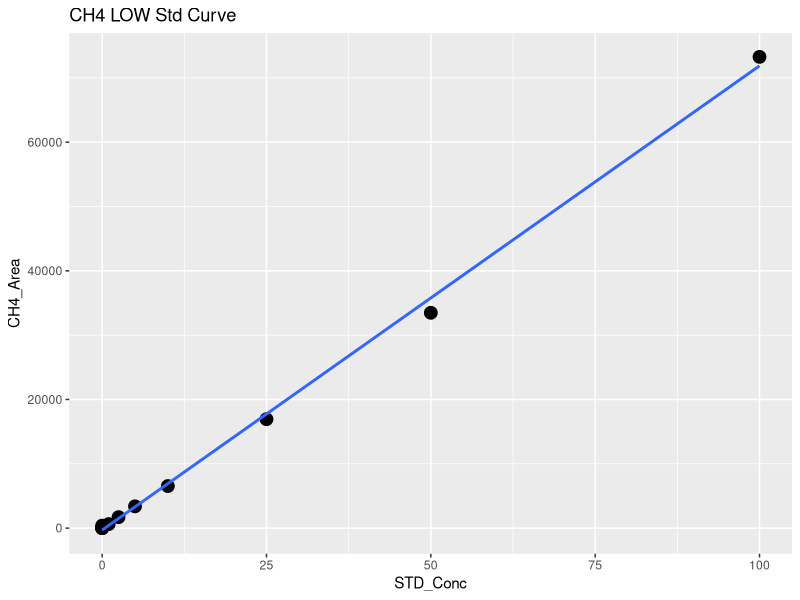
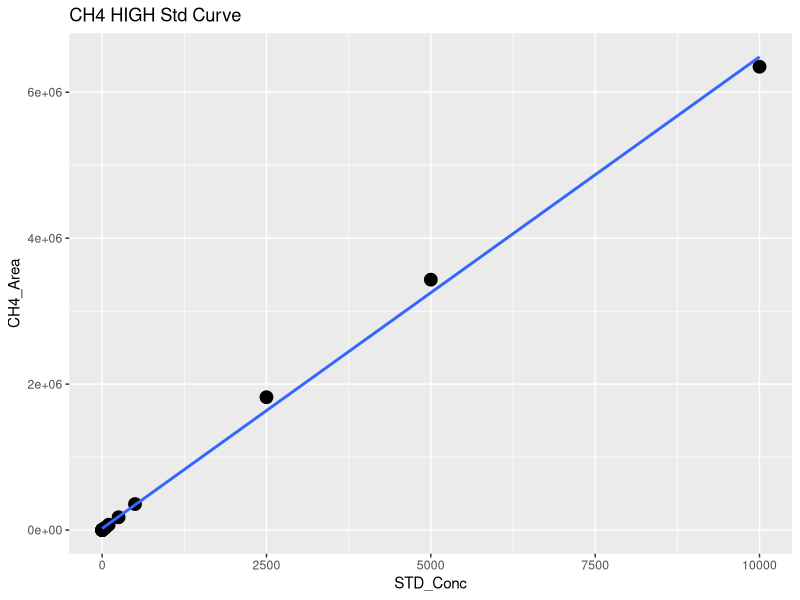
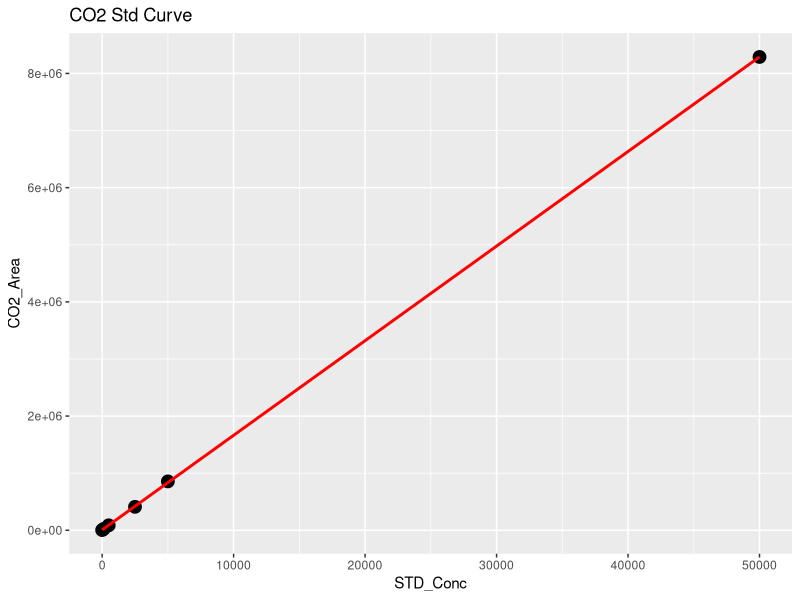
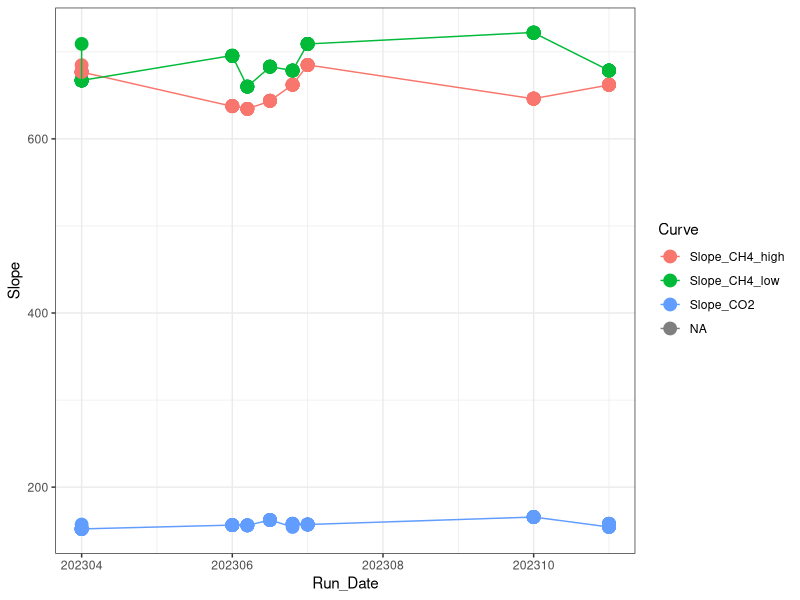

R code for these plots, in order: (Note: this script raises an error after producing the figures.)
## ---- chunk 1
library(dplyr)
library(ggplot2)
library(ggpubr)
library(stringr)
library(readxl)
## ---- chunk 2

#Read in  Data 
raw <- read.csv("2023 Raw Data/TEMPEST_TGW_202309-10.csv")
head(raw)

#pull out methane standards
stds_ch4 <-  raw %>%  
  filter(str_detect(Sample_Type, "STD_CH4"))
#head(stds_ch4)

#split into high curve and low curve for CH4
stds_ch4_low <- stds_ch4  %>%  
  filter(!STD_Conc > 100)

#Low curve for CH4
CH4_Low <- ggplot(stds_ch4_low, aes(STD_Conc, CH4_Area)) + geom_point(size=4) + 
  geom_smooth(method = "lm", se = FALSE) + labs(title="CH4 LOW Std Curve")
CH4_Low

CH4_Low_lm <- lm(stds_ch4_low$CH4_Area ~ stds_ch4_low$STD_Conc)
summary(CH4_Low_lm)
cf <- coef(CH4_Low_lm)

#create data frame with 1 rows and 0 columns
Slope_CH4_low <- data.frame(matrix(ncol = 0, nrow = 1))
Slope_CH4_low$Curve <- "Slope_CH4_low"
Slope_CH4_low$R2 <- summary(CH4_Low_lm)$adj.r.squared
Slope_CH4_low$Slope <- cf[2]
Slope_CH4_low$Intercept <- cf[1]
#head(Slope_CH4_low)

#High curve for CH4
CH4_High <- ggplot(stds_ch4, aes(STD_Conc, CH4_Area)) + geom_point(size=4) + 
  geom_smooth(method = "lm", se = FALSE) + labs(title="CH4 HIGH Std Curve")
CH4_High

stds_ch4_lm <- lm(stds_ch4$CH4_Area ~ stds_ch4$STD_Conc)
summary(stds_ch4_lm)
cf <- coef(stds_ch4_lm)

#create data frame with 1 rows and 0 columns
Slope_CH4_high <- data.frame(matrix(ncol = 0, nrow = 1))
Slope_CH4_high$Curve <- "Slope_CH4_high"
Slope_CH4_high$R2 <- summary(stds_ch4_lm)$adj.r.squared
Slope_CH4_high$Slope <- cf[2]
Slope_CH4_high$Intercept <- cf[1]
#head(Slope_CH4_high)

#pull out co2 standards
stds_co2 <-  raw %>%  
  filter(str_detect(Sample_Type, "STD_CO2"))
#head(stds_co2)

#CO2 Curve
CO2_stds <- ggplot(stds_co2, aes(STD_Conc, CO2_Area)) + geom_point(size=4) + 
  geom_smooth(method = "lm", se = FALSE, color="red") + labs(title="CO2 Std Curve")
CO2_stds

stds_co2_lm <- lm(stds_co2$CO2_Area ~ stds_co2$STD_Conc)
summary(stds_co2_lm)
cf <- coef(stds_co2_lm)

#create data frame with 1 rows and 0 columns
Slope_CO2 <- data.frame(matrix(ncol = 0, nrow = 1))
Slope_CO2$Curve <- "Slope_CO2"
Slope_CO2$R2 <- summary(stds_co2_lm)$adj.r.squared
Slope_CO2$Slope <- cf[2]
Slope_CO2$Intercept <- cf[1]
#head(Slope_CO2)

#pull all the slopes together into one dataframe 
Slopes <- rbind(Slope_CH4_low, Slope_CH4_high, Slope_CO2)
#head(Slopes)

Slopes$Run_Date <- c(202310, 202310, 202310)

log <- read.csv("2023 Raw Data/COMPASS_TEMPEST_Varian_TGAS_QAQC_2023.csv")
head(log)
log <- log[ ,-c(1)]
log <- rbind(log, Slopes)

Slopes_chk <- ggplot(log, aes(Run_Date, Slope, col=Curve)) + geom_point(size=4) + geom_line() + theme_bw()
Slopes_chk

write.csv(log, "2023 Raw Data/COMPASS_TEMPEST_Varian_TGAS_QAQC_2023.csv")
## ---- chunk 3
#head(raw)

#pull out methane standards
Samples <-  raw %>%  
  filter(!str_detect(Sample_Type, "STD_CH4")) %>%  
  filter(!str_detect(Sample_Type, "STD_CO2")) %>%  
  filter(!str_detect(Sample_Type, "Blank")) %>%  
  filter(!str_detect(Sample_Type, "Chk_STD")) %>%  
   filter(!str_detect(Sample_Type, "CHKSTD")) %>%
  filter(!str_detect(Sample_Type, "CHK_STD")) %>%
  filter(!str_detect(Sample_Type, "NA"))
#head(Samples)

#Now flag any areas that are above the 100ppm area for CH4
Samples$CH4_Curve <- ifelse(Samples$CH4_Area >71000, "High", "Low")
#head(Samples)

#Calculate CH4 concentrations in ppm
Samples$CH4_Conc_ppm <- ifelse(Samples$CH4_Area >71000, (Samples$CH4_Area-Slope_CH4_high$Intercept)/Slope_CH4_high$Slope,                                       (Samples$CH4_Area-Slope_CH4_low$Intercept)/Slope_CH4_low$Slope )

#Calculate CO2 concentrations in ppm 
Samples$CO2_Conc_ppm <- ((Samples$CO2_Area-Slope_CO2$Intercept)/Slope_CO2$Slope) 

#head(Samples)

##########make flags for any dilutions needed 
#highest CH4 standard = 10000
#highest CO2 standard = 50000

Samples$CH4_Flag <- ifelse(Samples$CH4_Conc_ppm >10000, "Needs Dilution", "Within Range")
Samples$CO2_Flag <- ifelse(Samples$CO2_Conc_ppm >50000, "Needs Dilution", "Within Range")
#head(Samples)

## ---- chunk 4

chks <-  raw %>%  
  filter(!str_detect(Sample_Type, "STD_CH4")) %>%  
  filter(!str_detect(Sample_Type, "STD_CO2")) %>%  
  filter(!str_detect(Sample_Type, "Blank")) %>%  
  filter(!str_detect(Sample_Type, "Unknown")) %>%  
  filter(!str_detect(Sample_Type, "NA"))
#head(chks)

#Calculate CH4 concentrations in ppm
chks$CH4_Conc_ppm <- ifelse(chks$CH4_Area >71000, 
                      (chks$CH4_Area-Slope_CH4_high$Intercept)/Slope_CH4_high$Slope,                                       (chks$CH4_Area-Slope_CH4_low$Intercept)/Slope_CH4_low$Slope )

#Calculate CO2 concentrations in ppm 
chks$CO2_Conc_ppm <- ((chks$CO2_Area-Slope_CO2$Intercept)/Slope_CO2$Slope)



#change this if check standard concentrations are different 
level_ch4 <- 5      #ppm
level_co2 <- 1000   #ppm

#calculate percent difference of check standards 
chks$Ch4_diff <- ((chks$CH4_Conc_ppm - level_ch4)/((chks$CH4_Conc_ppm + level_ch4)/2)) * 100
chks$CH4_diff_flag <-  ifelse(chks$Ch4_diff <10, 'YES', 'NO, rerun')

chks$CO2_diff <- ((chks$CO2_Conc_ppm - level_co2)/((chks$CO2_Conc_ppm + level_co2)/2)) * 100
chks$CO2_diff_flag <-  ifelse(chks$CO2_diff <10, 'YES', 'NO, rerun')

#now plot the Ch4 concentrations and the CO2 concentrations vs. the expected concentration 
#then also make the color the percent difference between the expected and observed concentration 

ch4_chk <-  ggplot(data = chks, aes(x = Sample_ID, y = CH4_Conc_ppm, fill=CH4_diff_flag)) +
       geom_bar(stat = 'identity') + 
        scale_fill_manual(values=c( "darkgrey","darkgreen"))+
        theme_classic() + labs(x= " ", y="Percent Difference  (%)", title="Check Stds: CH4") + 
        theme(legend.position="bottom") +  geom_hline(yintercept=level_ch4, linetype="dashed", 
                color = "black", size=1)


co2_chk <-  ggplot(data = chks, aes(x = Sample_ID, y = CO2_Conc_ppm, fill=CO2_diff_flag)) +
       geom_bar(stat = 'identity') + 
        scale_fill_manual(values=c("darkgreen", "darkgrey"))+
        theme_classic() + labs(x= " ", y="Percent Difference  (%)", title="Check Stds: CO2") + 
        theme(legend.position="bottom") +  geom_hline(yintercept=level_co2, linetype="dashed", 
                color = "black", size=1)

ggarrange(ch4_chk, co2_chk, nrow=1, ncol=2)


## ---- chunk 5

#multiply the concentration by the dilution factor
Samples$CH4_Conc_ppm_dilcorr <- (Samples$CH4_Conc_ppm * Samples$Dilution_Factor)

Samples$CO2_Conc_ppm_dilcorr <- (Samples$CO2_Conc_ppm * Samples$Dilution_Factor)

#check results
#head(Samples)

#quick first look at the samples 
ch4_samples <-  ggplot(data = Samples, aes(x = Sample_ID, y = CH4_Conc_ppm, fill=CH4_Flag)) +
       geom_bar(stat = 'identity') + 
        scale_fill_manual(values=c("red", "darkgreen"))+
        theme_classic() + labs(x= " ", y="CH4 (ppm)", title="CH4: Green = Within Range") + 
        theme(legend.position="none") 


co2_samples <-  ggplot(data = Samples, aes(x = Sample_ID, y = CO2_Conc_ppm, fill=CO2_Flag)) +
       geom_bar(stat = 'identity') + 
        scale_fill_manual(values=c("darkgreen","red"))+
        theme_classic() + labs(x= " ", y="CO2 (ppm)", title="CO2: Green = Within Range") + 
        theme(legend.position="none") 

ggarrange(ch4_samples, co2_samples, nrow=1, ncol=2)


## ---- chunk 6

# Convert ppm CH4 to total umol CH4 in the sample headspace
# use Ideal Gas Law:  
#   hdsp umol CH4 = ppm CH4*(PV/RT) 
#      P = 1 (pressure in atm)
#      R = 0.082 (gas constant)
#      V = 0.015 (gas syringe volume in L)
#      T = "TempC" column value in Kelvin (equilibration temperature)

#set the volume used for the sample
volume = 0.02  #in Liters (samples are 20mL so 0.02mL )
TempC <-  25 #I am assuming 25C not sure how we want to handle this
IdealGas <- 0.08206

#Calculate CH4 concentrations in ppm
Samples$CH4_Conc_umol <- ifelse(Samples$G_W == "W",
                    ((Samples$CH4_Conc_ppm_dilcorr*((1*volume)/(0.08206*(TempC+273.15))))/(volume)),
                    (Samples$CH4_Conc_ppm_dilcorr*((1*volume)/(0.08206*(TempC+273.15)))))
Samples$CO2_Conc_umol <- ifelse(Samples$G_W == "W",
                    ((Samples$CO2_Conc_ppm_dilcorr*((1*volume)/(0.08206*(TempC+273.15))))/(volume)),
                    (Samples$CO2_Conc_ppm_dilcorr*((1*volume)/(0.08206*(TempC+273.15)))))

Samples$CH4_Conc_nmol <- Samples$CH4_Conc_umol * 1000
Samples$CO2_Conc_nmol <- Samples$CO2_Conc_umol * 1000

#quick first look at the samples 
ch4_samples1 <-  ggplot(data = Samples, aes(x = Sample_ID, y = CH4_Conc_nmol, fill=G_W)) +
       geom_bar(stat = 'identity') + 
        scale_fill_manual(values=c("darkgrey","purple", "darkblue"))+ 
        theme_classic() + labs(x= " ", y="CH4 (uM)", title="CH4: Blue = PW Sample") + 
        theme(legend.position="none") 


co2_samples1 <-  ggplot(data = Samples, aes(x = Sample_ID, y = CO2_Conc_nmol, fill=G_W)) +
       geom_bar(stat = 'identity') + 
        scale_fill_manual(values=c("darkgrey","purple", "darkblue"))+
        theme_classic() + labs(x= " ", y="CO2 (uM)", title="CO2: Blue = PW Sample") + 
        theme(legend.position="none") 

ggarrange(ch4_samples1, co2_samples1, nrow=1, ncol=2)

## ---- chunk 7
#check results
#head(Samples)

#pull out what we need 
Samples1 <- Samples[ ,c(1:3,6:17,21, 26:29)]
#head(Samples1)


write.csv(Samples1, "2023 Processed Data/COMPASS_TEMPEST_TGW_202309_10_Processed.csv")

